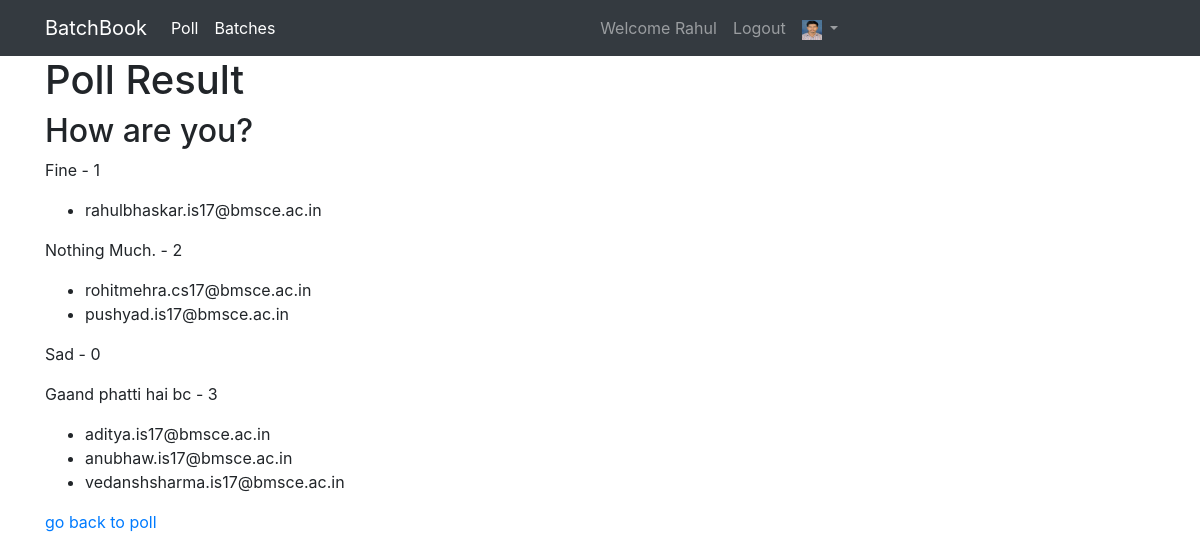
The page /poll/3/result/ (signed in) on the database its author committed.
### accounts/models.py (models this page shows, shortened)
class Student(AbstractBaseUser, PermissionsMixin):
    INFORMATION_SCIENCE = 'ISE'
    COMPUTER_SCIENCE = 'CSE'
    DEPARTMENT = (
        (INFORMATION_SCIENCE, 'Information Science Engg.'),
        (COMPUTER_SCIENCE, 'Computer Science Engg.'),
    )
    YEAR_CHOICES = [(2015, 2015),(2016,2016),(2017, 2017), (2018, 2018), (2019, 2019), (2020, 2020), (2021, 2021)]
    email = models.EmailField(
        "College Email",
        validators = [email_validator,],
        unique=True
    )
    usn = models.CharField(
        max_length=11,
        unique=True,
        validators=[RegexValidator(
            regex=USN_REGEX,
            message='Please enter valid USN.(must be in capital letter)',
            code='usn_err'
        ),]
    )
    first_name = models.CharField(max_length=30, null=True)
    middle_name = models.CharField(max_length=30, blank=True, null=True)
    last_name = models.CharField(max_length=30, null=True)
    dob = models.DateField("date of birth", null=True)
    department = models.CharField(
        max_length=3,
        choices = DEPARTMENT,
        null = True
    )
    profile_img = models.ImageField(
        upload_to=upload_image_path,
        default='profile_pics/default/default.jpg',
    )
    year = models.IntegerField(
        'Year',
        choices=YEAR_CHOICES,
        help_text="Year which you joined the college.",
        null= True
    )
    batch = models.ForeignKey(BatchModel, related_name='students', on_delete=models.CASCADE, null=True)
    is_active = models.BooleanField(default=True)
    is_staff = models.BooleanField('class representative',default=False)
    is_superuser = models.BooleanField('administrator',default=False)
    objects = StudentManager()
    USERNAME_FIELD = 'email'
    REQUIRED_FIELDS = ['usn']
    class Meta:
        verbose_name='student'
        verbose_name_plural='students'
    def __str__(self):
        return self.email

### polls/models.py (models this page shows, shortened)
class Poll(models.Model):
    question = models.CharField(max_length=256)
    author = models.ForeignKey(User, on_delete=models.CASCADE, related_name='polls')
    pub_date = models.DateTimeField(auto_now_add=True)
    voter = models.ManyToManyField(User, related_name='poll', through='VoteData')
    class Meta:
        verbose_name = 'poll'
        verbose_name_plural = 'polls'
        ordering = ('pub_date',)
    def get_absolute_url(self):
        return reverse('poll:poll_detail', kwargs={'pk':self.pk})

class Choice(models.Model):
    question = models.ForeignKey(Poll, on_delete=models.CASCADE, related_name='choices')
    choice_text = models.CharField(max_length=100)
    vote = models.PositiveIntegerField(default=0)

class VoteData(models.Model):
    poll = models.ForeignKey(Poll, on_delete=models.CASCADE)
    user = models.ForeignKey(User, on_delete=models.CASCADE)
    choice = models.CharField(max_length=100)

### polls/views.py (the view)
# urls.py: path('<int:pk>/result/', views.PollResult.as_view(), name='poll_result'),
class PollResult(LoginRequiredMixin, TemplateView):
    template_name = 'polls/poll_result.html'
    def get_context_data(self, **kwargs):
        user = get_user(self.request)
        poll_pk = self.kwargs.get('pk')
        poll = get_object_or_404(Poll, pk=poll_pk)
        choices = poll.choices.all()
        choice_lable = []
        vote_data = []
        for choice in choices:
            choice_lable.append(choice.choice_text)
            vote_data.append(choice.vote)
        if poll.voter.all().filter(email=user.email).exists():
            result_permission = True
        else:
            result_permission = False
        kwargs.update({
            'poll': poll,
            'choice_label': choice_lable,
            'vote_data': vote_data,
            'result_permission': result_permission
        })
        return super().get_context_data(**kwargs)

### polls/templates/polls/poll_result.html (shortened to what this page needs)
{% extends parent_template|default:'polls/base_poll.html' %}
{% load staticfiles %}
{% block content %}
<h1>Poll Result</h1>
<h2>{{poll.question}}</h2>
{% if result_permission %}
{% if user.is_superuser or user.is_staff %} {% for choice in poll.choices.all %} {% if choice.choice_text != '' %}
<p>{{choice.choice_text}} - {{choice.vote}}</p>
<ul>
    {% for voter in poll.votedata_set.all %} {% if voter.choice == choice.choice_text %}
    <li>{{voter.user}}</li>
    {% endif %} {% endfor %}
</ul>
{% endif %} {% endfor %} {% endif %}
{% else %}
<p>Vote first to see the result.</p>
{% endif %}
<p>
    <a href="{{poll.get_absolute_url}}">go back to poll</a>
</p>
{% endblock content %}

### templates/navbar.html (shortened to what this page needs)
<nav class="navbar navbar-expand-lg navbar-dark bg-dark">
    <div class="container">
        <a class="navbar-brand" href="{% url 'index' %}">BatchBook</a>
        <div class="collapse navbar-collapse" id="navbarSupportedContent">
            <ul class="navbar-nav mr-auto">
                <li class="nav-item active">
                    <a class="nav-link" href="{% url 'poll:poll_list' %}">Poll
                    </a>
                </li>
                <li class="nav-item active">
                    <a class="nav-link" href="{% url 'batch:batch_list' %}">Batches
                    </a>
                </li>
            </ul>
            <ul class="navbar-nav mr-auto navbar-right">
                {% if user.is_authenticated %}
                <li class="nav-item">
                    <a href="{% url 'student:profile' %}" class="nav-link">Welcome {{user.first_name}}</a>
                </li>
                <li class="nav-item">
                    <a href="{% url 'student:logout' %}?next={{request.path}}" class="nav-link">Logout</a>
                </li>
                <li class="nav-item dropdown">
                    <a class="nav-link dropdown-toggle" href="#" id="navbarDropdown" role="button" data-toggle="dropdown" aria-haspopup="true"
                        aria-expanded="false">
                        {% if user.is_authenticated %}
                        <img src="{{user.profile_img.url}}" alt="options" width="20" height="20">
                        {% else %}
                        <img src="/media/default/default.jpg" width="20" height="20">
                        {% endif %}
                    </a>
                </li>
                {% endif %}
            </ul>
        </div>
    </div>
</nav>

### rows shown on the page
Student: first_name "Rahul", profile_img (picture)
Poll: question "How are you?"
Choice: choice_text "Fine", vote "1"
VoteData: user "rahulbhaskar.is17@bmsce.ac.in"
Choice: choice_text "Nothing Much.", vote "2"
VoteData: user "rohitmehra.cs17@bmsce.ac.in"
VoteData: user "pushyad.is17@bmsce.ac.in"
Choice: choice_text "Sad", vote "0"
Choice: choice_text "Gaand phatti hai bc", vote "3"
VoteData: user "aditya.is17@bmsce.ac.in"
VoteData: user "anubhaw.is17@bmsce.ac.in"
VoteData: user "vedanshsharma.is17@bmsce.ac.in"
